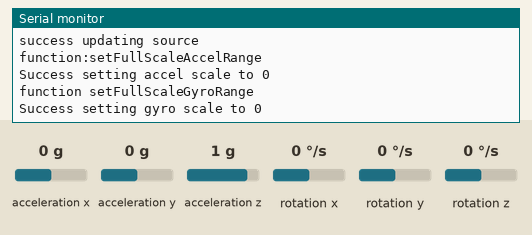
This sketch was run on a simulated Arduino Uno, built with avr-gcc and run on an emulated ATmega328P. Parts: the last lines printed to the serial monitor. Wiring (inferred from the names in the program): MPU-6050 motion sensor at I2C address 0x68. The test bench sets the inputs (shaded band); at power-on: acceleration x 0 g, acceleration y 0 g, acceleration z 1 g, rotation x 0 °/s, rotation y 0 °/s, rotation z 0 °/s.

Above: at 1.0 s.
1.1 s: acceleration x set to -1.4 g
At 4.0 s:
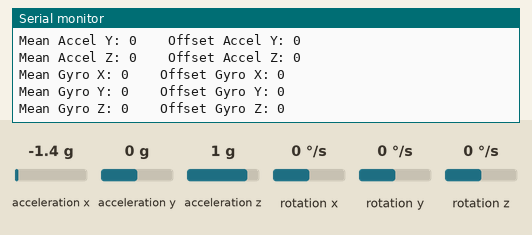
4.1 s: acceleration y set to -1.4 g
5.6 s: acceleration z set to -1.4 g
At 6.59 s:
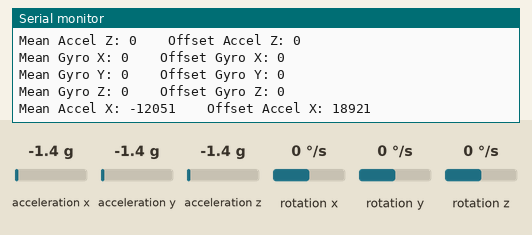

The sketch:

compFilter.ino
```cpp
/*
 *
 */
#include <Arduino.h>
#include <Wire.h>
#include "mympu6050.h"

//#define DEBUG
#define BAUD 115200
#define I2C_CLK 400000L
#define SAMPLE_INTERVAL_MS  5
#define CALIBRATION_SAMPLES 1000
#define ALPHA 0.60

// function header
void mySetup();
void sendData(double data[7]);
bool sensorSetup(MyMPU6050& mpu);

//globals
MyMPU6050 mpu(MPU6050_ADDRESS_AD0_LOW);
SensorData offset, data, mean;
AngleData deltaGyro, compFilterPos;
AngleData gyroPos = {0.0, 0.0, 0.0};
unsigned long startTime, elapsedTime;
double serialBuffer[7];

int main(void)
{
  // xyz rotation
  double aRoll, aPitch, gRoll, gPitch, gYaw;
  double aRollF = 0.0;
  double aPitchF = 0.0;
  //double gRollF = 0.0;
  //double gPitchF = 0.0;
  // theta[n-1] values
  double gyroPitch = 0.0, gyroRoll = 0.0;
  // initialize arduino timers and hardware
  init();
  unsigned long startTime, elapsedTime;
  // setup i2c, serial port and calibrate sensors
  mySetup();
  startTime = millis();
  while(1)
  {
    if((elapsedTime = (millis() - startTime)) >= SAMPLE_INTERVAL_MS)
    {
      // take sensor readings
      mpu.allDataOffset(&data, &offset);
      // reset timer
      startTime = millis();
      // acceleration pitch and roll deltas
      aPitch = mpu.calcAccelPitch(data);
      aRoll = mpu.calcAccelRoll(data);
      // low pass filter
      aRollF = mpu.lowPassRoll(aRollF, aRoll);
      aPitchF = mpu.lowPassPitch(aPitchF, aPitch);
      // integrate gyro
      mpu.integrateGyro(&deltaGyro, data, elapsedTime);
      // gyro position
      mpu.calcGyroPosition(&gyroPos, deltaGyro);
      //gRollF = mpu.lowPassRoll(gRollF, gyroPos.x);
      //gPitchF = mpu.lowPassPitch(gPitchF, gyroPos.y);
      // apply comp filter
      mpu.filterData(&compFilterPos, gyroPos, aPitchF, aRollF, ALPHA);
      #ifdef DEBUG
        Serial.println("\nAccel Position");
        Serial.print("Roll:\t");Serial.print(aRollF, 3);Serial.print("\tPitch:\t");Serial.println(aPitchF, 3);
        Serial.println("\nGyro Position");
        Serial.print("Roll:\t");Serial.print(gyroPos.x, 3);Serial.print("\tPitch:\t");Serial.println(gyroPos.y, 3);
        Serial.println("\nComp Filter");
        Serial.print("Roll:\t");Serial.print(compFilterPos.x, 3);Serial.print("\tPitch:\t");Serial.print(compFilterPos.y, 3);Serial.print("\tYaw:\t");Serial.println(compFilterPos.z, 3);
      #endif
      // fill serial buffer
      serialBuffer[0] = aRollF;
      serialBuffer[1] = aPitchF;
      serialBuffer[2] = gyroPos.x;
      serialBuffer[3] = gyroPos.y;
      serialBuffer[4] = compFilterPos.x;
      serialBuffer[5] = compFilterPos.y;
      serialBuffer[6] = compFilterPos.z;
      // send to python
      sendData(serialBuffer);
    }
  }
  return 0;
}

void mySetup(){
  init();
  // initialize serial port
  Serial.begin(BAUD);
  #ifdef SER_DEBUG
    Serial.println("Serial Ready");
  #endif
  // initialize i2c as master
  Wire.begin();
  delay(200);
  // set up sensor
  if(!sensorSetup(mpu)){
    // stall program
    while(1);
  }
  mpu.offsetCalibration(data, &offset, mean);
  #ifdef DEBUG
    Serial.println("Offsets");
    Serial.print("ax:\t");Serial.print(offset.accelX);Serial.print("\tay:\t");Serial.print(offset.accelY);Serial.print("\taz:\t");Serial.println(offset.accelZ);
    Serial.print("gx:\t");Serial.print(offset.gyroX);Serial.print("\tgy:\t");Serial.print(offset.gyroY);Serial.print("\tgz:\t");Serial.println(offset.gyroZ);
  #endif
}

bool sensorSetup(MyMPU6050& mpu){
  if(mpu.testConnection() != 0x68){
    #ifdef SER_DEBUG
      Serial.println("Unable to connect to MPU6050");
      delay(200);
    #endif
    return false;
  }
  #ifdef SER_DEBUG
    Serial.println("Connection to MPU6050 successful");
    delay(200);
  #endif
  // wake device
  mpu.initialize();
  // configure sensor clock to gyro x-axis
  mpu.setClockSource(0x01);
  // accel range to +- 2g
  mpu.setFullScaleAccelRange(0);
  // gyro range to +- 250 deg/s
  mpu.setFullScaleGyroRange(0);

  return true;
}
void sendData(double data[7])
{
  Serial.print(data[0]);Serial.print(",");
  Serial.print(data[1]);Serial.print(",");
  Serial.print(data[2]);Serial.print(",");
  Serial.print(data[3]);Serial.print(",");
  Serial.print(data[4]);Serial.print(",");
  Serial.print(data[5]);Serial.print(",");
  Serial.println(data[6]);
}
```

mympu6050.h
```cpp
#ifndef MYMPU6050_H
#define MYMPU6050_H

// MPU 6050 macro definitions from
// MPU-6000 and MPU-6050, Register Map and Descriptions, Revision 4.2, 8/19/13
// MPU-6000/MPU-6050 Product Specification, Revision 3.4, 8/19/13

// MPU 6050 I2C address
#define MPU6050_ADDRESS_AD0_LOW     0x68   // i2c address pin low (GND), default
#define MPU6050_ADDRESS_AD0_HIGH    0x69


// MPU 6050 register addresses
#define MPU6050_RA_ACCEL_XG_OFFS_USRH 0x06 // accel x-axis offset cancellation register high byte
#define MPU6050_RA_ACCEL_XG_OFFS_USRL 0x07
#define MPU6050_RA_ACCEL_YG_OFFS_USRH 0x08 // accel y-axis offset cancellation register high byte
#define MPU6050_RA_ACCEL_YG_OFFS_USRL 0x09
#define MPU6050_RA_ACCEL_ZG_OFFS_USRH 0x0A // accel z-axis offset cancellation register high byte
#define MPU6050_RA_ACCEL_ZG_OFFS_USRL 0x0B

#define MPU6050_RA_GYRO_XG_OFFS_USRH 0x13      // gyro x-axis offset cancellation register high byte
#define MPU6050_RA_GYRO_XG_OFFS_USRL 0x14      // gyro x-axis offset cancellation register low byte
#define MPU6050_RA_GYRO_YG_OFFS_USRH 0x15      // gyro x-axis offset cancellation register high byte
#define MPU6050_RA_GYRO_YG_OFFS_USRL 0x16      // gyro x-axis offset cancellation register low byte
#define MPU6050_RA_GYRO_ZG_OFFS_USRH 0x17      // gyro x-axis offset cancellation register high byte
#define MPU6050_RA_GYRO_ZG_OFFS_USRL 0x18      // gyro x-axis offset cancellation register low byte

#define MPU6050_RA_PWR_MGMT_1   0x6B
#define MPU6050_RA_CONFIG       0x1A
#define MPU6050_RA_GYRO_CONFIG  0x1B
#define MPU6050_RA_ACCEL_CONFIG 0x1C

#define MPU6050_RA_ACCEL_XOUT_H 0x3B
#define MPU6050_RA_ACCEL_XOUT_L 0x3C
#define MPU6050_RA_ACCEL_YOUT_H 0x3D
#define MPU6050_RA_ACCEL_YOUT_L 0x3E
#define MPU6050_RA_ACCEL_ZOUT_H 0x3F
#define MPU6050_RA_ACCEL_ZOUT_L 0x40

#define MPU6050_RA_TEMP_OUT_H   0x41
#define MPU6050_RA_TEMP_OUT_L   0x42

#define MPU6050_RA_GYRO_XOUT_H  0x43
#define MPU6050_RA_GYRO_XOUT_L  0x44
#define MPU6050_RA_GYRO_YOUT_H  0x45
#define MPU6050_RA_GYRO_YOUT_L  0x46
#define MPU6050_RA_GYRO_ZOUT_H  0x47
#define MPU6050_RA_GYRO_ZOUT_L  0x48

#define MPU6050_RA_WHO_AM_I     0x75


// MPU 6050 Clock Settings
#define MPU6050_CLOCK_PLL_XGYRO 0x01

// MPU gyro full scale range settings
#define MPU6050_GYRO_FS_250  0x00
#define MPU6050_GYRO_FS_500  0x01
#define MPU6050_GYRO_FS_1000 0x02
#define MPU6050_GYRO_FS_2000 0x03

// MPU accel full scale settings
#define MPU6050_ACCEL_FS_2G  0x00
#define MPU6050_ACCEL_FS_4G  0x01
#define MPU6050_ACCEL_FS_8G  0x02
#define MPU6050_ACCEL_FS_16G 0x03

// Sizes
#define MPU6050_ALL_MEASUREMENT_BYTES 14
// added sizes
#define SAMPLE_SIZE 1000
#define SAMPLE_TIME 500
#define Z_G_EXPECTED 16384
#define ACCEL_MAX_ERROR 2
#define GYRO_MAX_ERROR 2

struct SensorData
{
  int16_t accelX;
  int16_t accelY;
  int16_t accelZ;
  int16_t temperature;
  int16_t gyroX;
  int16_t gyroY;
  int16_t gyroZ;
};

struct AngleData
{
  double x;
  double y;
  double z;
};

class MyMPU6050{
  public:
    MyMPU6050(uint8_t i2cAddr = MPU6050_ADDRESS_AD0_LOW );

    void initialize(void);
    void reset(void);
    uint8_t testConnection(void);

    void setClockSource(uint8_t source);
    void setFullScaleAccelRange(uint8_t scale);
    void setFullScaleGyroRange(uint8_t scale);
    void setSleepEnabled(bool state);

    uint8_t getDeviceAddress(void)const;
    uint8_t getConfigState(void)const;
    uint8_t getPowerManagement1State(void)const;
    uint8_t getAccelConfigState(void)const;
    uint8_t getGyroConfigState(void)const;

    uint8_t readAllData(struct SensorData* sd);

    // added functions
    void offsetCalibration(struct SensorData sd, struct SensorData* ov, struct SensorData mv);
    void meanSensor(struct SensorData* mv, struct SensorData* sd, struct SensorData* ov);
    //void setOffsetValues(struct SensorData mv, struct SensorData* ov);
    void MyMPU6050::averageData(SensorData* meanAccel, int32_t numSamples);
    void calibrateSensor(SensorData* zeroBiasOffset, int32_t numSamples);
    void MyMPU6050::setOffsetValues(struct SensorData mv, struct SensorData* ov);
    void MyMPU6050::clearOffsetValues(struct SensorData* ov);
    void MyMPU6050::allDataOffset(struct SensorData* sd, struct SensorData* ov);
    bool MyMPU6050::checkError(struct SensorData mv);
    uint8_t MyMPU6050::readGyroRawWithOffset(struct SensorData* sd, struct SensorData ov);
    uint8_t MyMPU6050::readAccelRawWithOffset(struct SensorData* sd, struct SensorData ov);
    int16_t MyMPU6050::readRawDataWithOffset(uint8_t reg_High, struct SensorData ov);
    int16_t MyMPU6050::rawGyroX(struct SensorData ov);
    int16_t MyMPU6050::rawGyroY(struct SensorData ov);
    int16_t MyMPU6050::rawGyroZ(struct SensorData ov);
    int16_t MyMPU6050::rawAccelX(struct SensorData ov);
    int16_t MyMPU6050::rawAccelY(struct SensorData ov);
    int16_t MyMPU6050::rawAccelZ(struct SensorData ov);
    float MyMPU6050::gyroX(struct SensorData ov, int configState=0);
    float MyMPU6050::gyroY(struct SensorData ov, int configState=0);
    float MyMPU6050::gyroZ(struct SensorData ov, int configState=0);
    float MyMPU6050::accelX(struct SensorData ov, int configState=0);
    float MyMPU6050::accelY(struct SensorData ov, int configState=0);
    float MyMPU6050::accelZ(struct SensorData ov, int configState=0);
    float MyMPU6050::tempDegC();
    double calcAccelPitch(SensorData accelData);
    double calcAccelRoll(SensorData accelData);
    void integrateGyro(AngleData* delta, SensorData gyroData, unsigned long tInterval);
    double complimentaryFilter(double gyroAngle, double accelAngle, double alpha);
    void filterData(AngleData* compPos, AngleData gyroDelta, double aPitch, double aRoll, double alpha);
    void sendData(int16_t data[7]);
    double lowPassRoll(double rollF, double roll);
    double lowPassPitch(double pitchF, double pitch);
    void calcGyroPosition(AngleData* gyro, AngleData delta);


  private:
    uint8_t devAddr;

    void writeBits(uint8_t regAddr, uint8_t leftBit, uint8_t numBits, uint8_t data);
    void writeByte(uint8_t regAddr, uint8_t data);
    uint8_t readByte(uint8_t regAddr)const;
    uint8_t readBytes(uint8_t regAddr, uint8_t *buf, uint8_t count);

};


#endif
```

report.cpp
```cpp
#include <Arduino.h>              // Serial
#include "report.h"


void reportRegisterOffsets(MyMPU6050& mpu)
{
  Serial.println("\n****function reportRegisterOffsets needs code\n");
}

void reportPowerState(MyMPU6050 &mpu)
{
  uint8_t state;
  state = mpu.getPowerManagement1State();
  Serial.print(F("** Power Management Register 1, "));
  Serial.println(state,HEX);
  Serial.print(F("Bit 7, Device Reset: "));
  Serial.println(state >> 8, HEX);
  Serial.print(F("Bit 6, Sleep:        "));
  Serial.println( (state & 0x40) >> 6, HEX);
  if( (state & 0x40) >> 6 == 1)
  {
    Serial.println(F("\t** Device is in sleep mode **\n"));
  }
  Serial.print(F("Bit 5, Cycle:        "));
  Serial.println( (state & 0x20) >> 5, HEX);
  Serial.print(F("Bit 3, Temp_Dis      "));
  Serial.println( (state & 0x08) >> 3, HEX);
  Serial.print(F("Bits 2:0, CLKSEL     "));
  Serial.println( (state &0x07), HEX);
}

void reportConfigState(MyMPU6050& mpu)
{
  uint8_t state;
  state = mpu.getConfigState();

  Serial.println(F("\n*** Configuration ***"));
  if( ((state & 0x38) >> 3) == 0)
  {
    Serial.println(F("External Frame Synchronization Disabled as expected"));
  }
  else
  {
    Serial.print(F("Warning: external frame synchronization enabled, setting: "));
    Serial.println((state & 0x38) >> 3, HEX);
  }

  Serial.println(F("\nDigital Low Pass Filter Configuration"));
  Serial.println(F("  Accelerometer              Gyroscope"));
  Serial.println(F("   (Fs = 1 kHz)"));
  Serial.println(F("Bandwidth  Delay   Bandwidth  Delay  Fs(kHz)"));
  Serial.println(F("(Hz)       (ms)    (Hz)       (ms)"));
  Serial.println(F("============================================"));
  switch(state&0x07)
  {
    case 0:
      Serial.println(F("    260    0       256        0.98      8"));
    break;
    case 1:
      Serial.println(F("    184    2.0     188        1.9       1"));
    break;
    case 2:
      Serial.println(F("     94    3.0      98        2.8       1"));
    break;
    case 3:
      Serial.println(F("     44    4.9      42        4.8       1"));
    break;
    case 4:
      Serial.println(F("     21    8.5      20        8.3       1"));
    break;
    case 5:
      Serial.println(F("     10   13.8      10       13.4       1"));
    break;
    case 6:
      Serial.println(F("      5   19.0       5       18.6       1"));
    break;
    default:
      Serial.print(F("unknown, value: "));
      Serial.println(state&0x07, HEX);
  }

}

void reportAccelConfigState(MyMPU6050& mpu)
{
  uint8_t state;
  state = mpu.getAccelConfigState();
  Serial.print(F("\n*** Accel Config, "));
  Serial.println(state, HEX);
  if( (state & 0xE0) == 0)
  {
    Serial.println(F("self-test disabled"));
  }
  else
  {
    Serial.print(F("self-test enabled, bits 7:5: "));
    Serial.println((state & 0xE0) >> 5, HEX);
  }

  Serial.print(F("full scale range, +-"));
  switch( (state & 0x18) >> 3)
  {
    case MPU6050_ACCEL_FS_2G:
      Serial.print(2);
    break;
    case MPU6050_ACCEL_FS_4G:
      Serial.print(4);
    break;
    case MPU6050_ACCEL_FS_8G:
      Serial.print(8);
    break;
    case MPU6050_ACCEL_FS_16G:
      Serial.print(16);
    break;
  }

  Serial.println(F(" g"));
}

void reportGyroConfigState(MyMPU6050& mpu)
{
  uint8_t state;
  state = mpu.getGyroConfigState();
  Serial.print(F("\n*** Gyro Config, "));
  Serial.println(state, HEX);
  if( (state & 0xE0) == 0)
  {
    Serial.println(F("self-test disabled"));
  }
  else
  {
    Serial.print(F("self-test enabled, bits 7:5: "));
    Serial.println((state & 0xE0) >> 5, HEX);
  }

  Serial.print(F("full scale range, +-"));
  switch( (state & 0x18) >> 3)
  {
    case MPU6050_GYRO_FS_250:
      Serial.print(250);
    break;
    case MPU6050_GYRO_FS_500:
      Serial.print(500);
    break;
    case MPU6050_GYRO_FS_1000:
      Serial.print(1000);
    break;
    case MPU6050_GYRO_FS_2000:
      Serial.print(2000);
    break;
  }

  Serial.println(F(" deg/s"));
}

void printAllData(const SensorData *sd)
{
    Serial.print(F("axyz/temp/gxyz:\t"));
    Serial.print(sd->accelX); Serial.print("\t");
    Serial.print(sd->accelY); Serial.print("\t");
    Serial.print(sd->accelZ); Serial.print("\t");
    Serial.print(sd->temperature); Serial.print("\t");
    Serial.print(sd->gyroX); Serial.print("\t");
    Serial.print(sd->gyroY); Serial.print("\t");
    Serial.println(sd->gyroZ);
}
```

report.h
```cpp
#ifndef REPORT_H_INCLUDED
#define REPORT_H_INCLUDED

#include "mympu6050.h"

/*
 * Uses serial library to print power management 1
 * register value.
 */
void reportPowerState(MyMPU6050& mpu);

/*
 * Uses serial library to print configuration
 * register value.
 */
void reportConfigState(MyMPU6050& mpu);

/*
 * Uses serial library to print accelerometer
 * configuration register value.
 */
void reportAccelConfigState(MyMPU6050& mpu);

/*
 * Uses serial library to print gyroscope
 * configuration register value.
 */
void reportGyroConfigState(MyMPU6050& mpu);

/* Uses serial library to print accelerometer
 *  and gyroscope offset register values
 *
 */
void reportRegisterOffsets(MyMPU6050& mpu);

/* Uses serial library to print all data in the structure
 */
void printAllData(const SensorData *sd);


#endif
```

Source omitted: mympu6050.cpp (22161 bytes)

Measured:
- after the input at 1.1 s, the serial monitor: prints a new line after 1.6 s (image 1)
